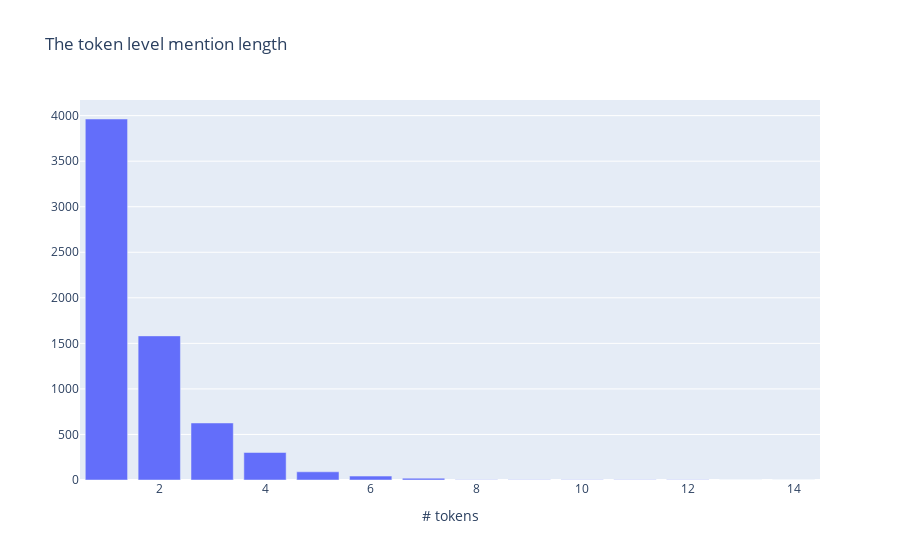

Source (notebook cell):
### Code cell
from rubrix.metrics.token_classification import mention_length
mention_length(name="spacy_sm_wnut17").visualize()

### Figure 1 — Plotly figure (JSON) as saved in the notebook; plotly's stock layout.template omitted (floating-point values rounded to 4 significant figures)
{"data": [{"type": "bar", "x": [1, 2, 3, 4, 5, 6, 7, 8, 9, 10, 11, 12, 13, 14], "y": [3963, 1582, 626, 302, 90, 43, 20, 3, 2, 2, 3, 2, 1, 1]}], "layout": {"autosize": true, "title": {"text": "The token level mention length"}, "xaxis": {"autorange": true, "range": [0.5, 14.5], "title": {"text": "# tokens"}, "type": "linear"}, "yaxis": {"autorange": true, "range": [0, 4172.0], "title": {"text": ""}, "type": "linear"}}}
